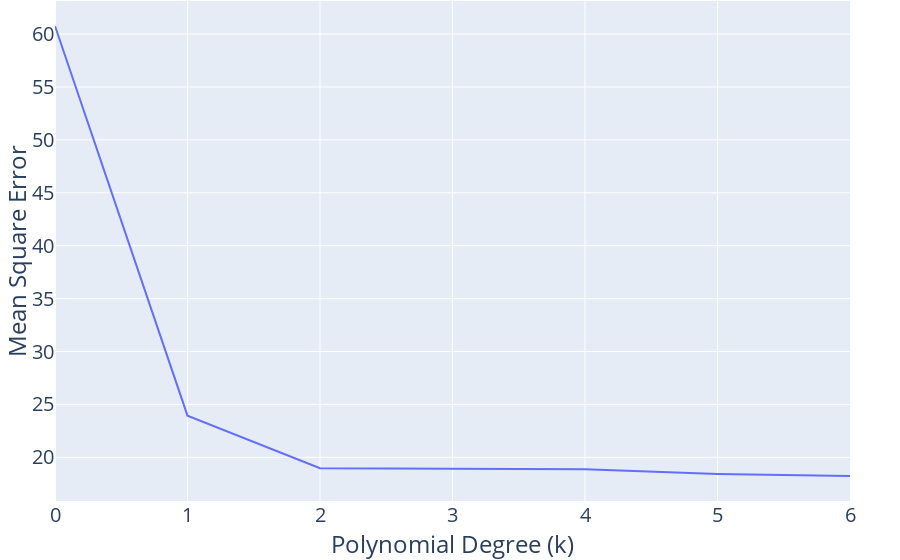

The code cell stored with this chart in its notebook:
### Markdown cell above
We can plot MSE vs. the power of our model.

### Code cell
fig = px.line(MSEs_and_k, x = "k", y = "MSE")
fig.update_layout(font_size = 20,
                  xaxis_title = "Polynomial Degree (k)",
                  yaxis_title = "Mean Square Error",
                  margin=dict(l=50, r=50, b=0, t=1))
fig.show()

### Figure 1 — Plotly figure (JSON) as saved in the notebook; plotly's stock layout.template omitted (floating-point values rounded to 4 significant figures)
{"data": [{"hovertemplate": "k=%{x}<br>MSE=%{y}<extra></extra>", "legendgroup": "", "line": {"color": "#636efa", "dash": "solid"}, "marker": {"symbol": "circle"}, "mode": "lines", "name": "", "orientation": "v", "showlegend": false, "type": "scatter", "x": [0, 1, 2, 3, 4, 5, 6], "xaxis": "x", "y": [60.76, 23.94, 18.98, 18.94, 18.88, 18.43, 18.24], "yaxis": "y"}], "layout": {"autosize": true, "font": {"size": 20}, "legend": {"tracegroupgap": 0}, "margin": {"b": 0, "l": 50, "r": 50, "t": 1}, "xaxis": {"anchor": "y", "autorange": true, "domain": [0, 1], "range": [0, 6], "title": {"text": "Polynomial Degree (k)"}, "type": "linear"}, "yaxis": {"anchor": "x", "autorange": true, "domain": [0, 1], "range": [15.88, 63.13], "title": {"text": "Mean Square Error"}, "type": "linear"}}}
